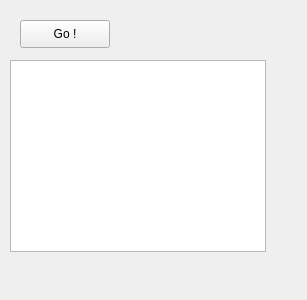
<?xml version="1.0" encoding="UTF-8"?>
<ui version="4.0">
 <class>Form</class>
 <widget class="QWidget" name="Form">
  <property name="geometry">
   <rect>
    <x>0</x>
    <y>0</y>
    <width>307</width>
    <height>300</height>
   </rect>
  </property>
  <property name="windowTitle">
   <string>Form</string>
  </property>
  <widget class="QPushButton" name="bt_analyse">
   <property name="geometry">
    <rect>
     <x>20</x>
     <y>20</y>
     <width>90</width>
     <height>28</height>
    </rect>
   </property>
   <property name="text">
    <string>Go !</string>
   </property>
  </widget>
  <widget class="QTextBrowser" name="textBrowser">
   <property name="geometry">
    <rect>
     <x>10</x>
     <y>60</y>
     <width>256</width>
     <height>192</height>
    </rect>
   </property>
  </widget>
 </widget>
 <resources/>
 <connections/>
</ui>
